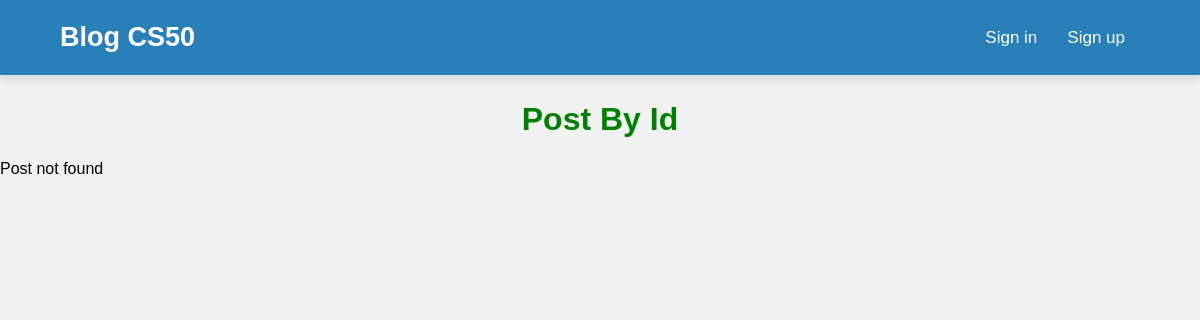
Before: /post/4 with the older database file.
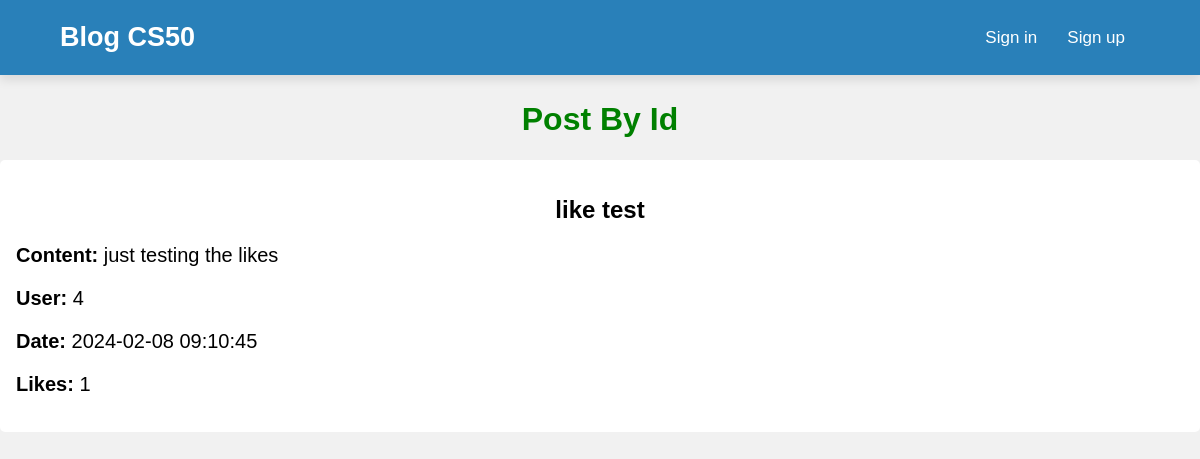
After: the same page with the newer database file.
### tables this page shows
CREATE TABLE posts (
    post_id INTEGER PRIMARY KEY AUTOINCREMENT,
    user_id INTEGER NOT NULL,
    title TEXT NOT NULL DEFAULT 'Default Title',
    content TEXT NOT NULL,
    likes INTEGER DEFAULT 0,
    created_at TIMESTAMP DEFAULT CURRENT_TIMESTAMP,
    FOREIGN KEY (user_id) REFERENCES users(id)
);

### app.py (the view)
@app.route("/post/<int:post_id>", methods=["GET"])
def view_post(post_id):
    post = db.execute("SELECT * FROM posts WHERE post_id = :post_id", post_id=post_id)
    return render_template("postById.html", post=post)

### templates/postById.html (shortened to what this page needs)
{% extends "layout.html" %}
{% block main %}
<div class="loginMain">
    <h1>Post By Id</h1>
    {% for post in post %}
    <div class="description">
        <h2>{{ post.title }}</h2>
        <p><strong>Content:</strong> {{ post.content }}</p>
        <p><strong>User:</strong> {{ post.user_id }}</p>
        <p><strong>Date:</strong> {{ post.created_at }}</p>
        <p><strong>Likes:</strong> {{ post.likes }}</p>
    </div>
    {% else %}
    <p>Post not found</p>
    {% endfor %}
</div>
{% endblock %}

Changed rows visible on the page:
added posts: title "like test", content "just testing the likes", user_id "4", created_at "2024-02-08 09:10:45", likes "1"
Other visible differences:
text no longer shown: "Post not found"
